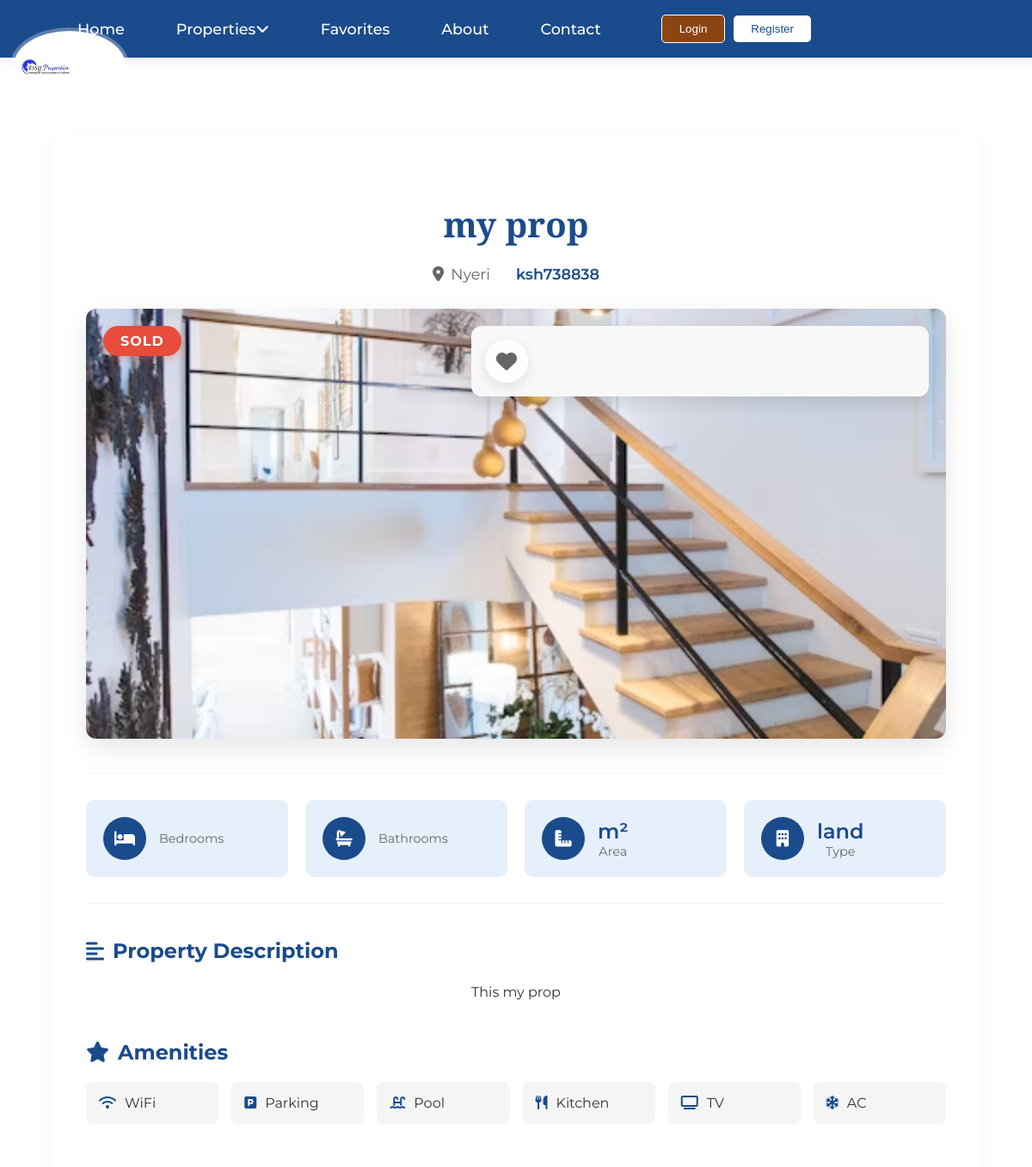
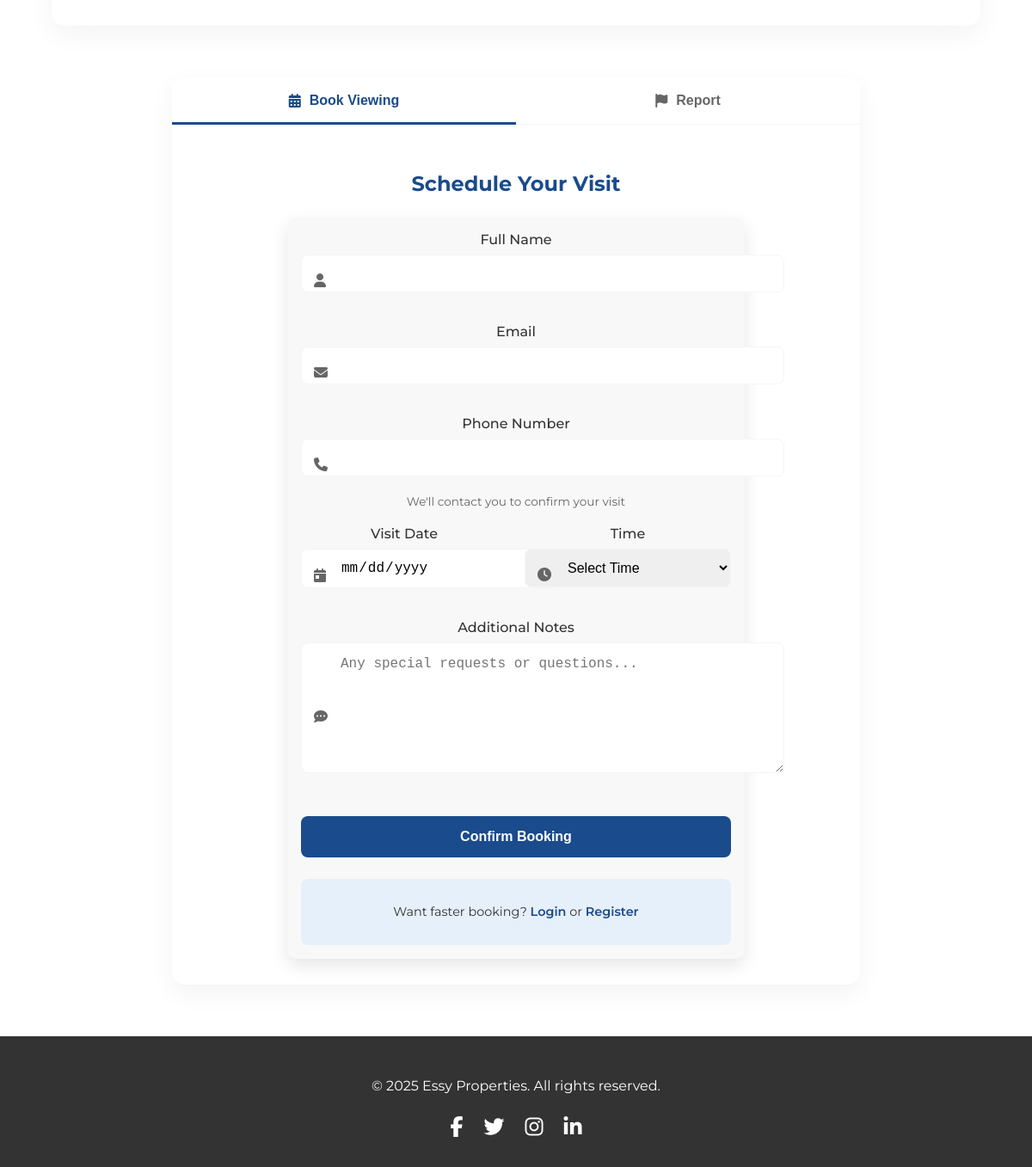
Screenshot of /properties/10/ with the database file from the repository (2 pictures, top to bottom).
### mainapp/models.py (models this page shows, shortened)
class Property(models.Model):
    PROPERTY_TYPES = (
        ('house', 'House'),
        ('apartment', 'Apartment'),
        ('commercial', 'Commercial'),
        ('land', 'Land'),
    )
    seller = models.ForeignKey(SellerProfile, on_delete=models.CASCADE, related_name='properties')
    title = models.CharField(max_length=200)
    description = models.TextField()
    property_type = models.CharField(max_length=50, choices=PROPERTY_TYPES)
    price = models.DecimalField(max_digits=12, decimal_places=2)
    location_address = models.CharField(max_length=255)
    latitude = models.DecimalField(max_digits=9, decimal_places=6, blank=True, null=True)
    longitude = models.DecimalField(max_digits=9, decimal_places=6, blank=True, null=True)
    image_main = models.ImageField(upload_to='mainapp/properties/')
    image_gallery_1 = models.ImageField(upload_to='mainapp/properties/', blank=True, null=True)
    image_gallery_2 = models.ImageField(upload_to='mainapp/properties/', blank=True, null=True)
    image_gallery_3 = models.ImageField(upload_to='mainapp/properties/', blank=True, null=True)
    amenities = models.TextField(blank=True, null=True)
    floor_plan = models.FileField(upload_to='mainapp/floorplans/', blank=True, null=True)
    is_available = models.BooleanField(default=True)
    view_count = models.PositiveIntegerField(default=0)
    created_at = models.DateTimeField(auto_now_add=True)
    updated_at = models.DateTimeField(auto_now=True)

### mainapp/views.py (the view)
# urls.py: path('properties/<int:pk>/', views.property_detail, name='property_detail'),
def property_detail(request, pk):
    property_obj = get_object_or_404(Property, pk=pk)
    property_obj.view_count += 1
    property_obj.save()
    return render(request, 'mainapp/property_detail.html', {'property': property_obj})

### mainapp/templates/mainapp/property_detail.html (shortened to what this page needs)
{% extends 'mainapp/base.html' %}
{% block content %}
<section class="property-section">
  <div class="property-container">
    <div class="property-header">
      <h1 class="property-title animate-fade-in">{{ property.title }}</h1>
      <div class="property-meta animate-fade-in" style="animation-delay: 0.2s;">
        <span class="location"><i class="fas fa-map-marker-alt"></i> {{ property.location_address }}</span>
        <span class="price">ksh{{ property.price|floatformat:"0" }}</span>
      </div>
    </div>
    <div class="property-gallery animate-slide-up" style="animation-delay: 0.3s;">
      <div class="main-image-container">
        <img src="{{ property.image_main.url }}" class="property-main-image" alt="{{ property.title }}" />
        <form id="favorite-form" method="post" action="{% url 'add_to_favorites' property.pk %}" class="favorite-form">
          <button type="button" id="favorite-button" class="favorite-button floating-btn">
            <i class="fas fa-heart" id="heart-icon"></i>
          </button>
        </form>
        {% if not property.is_available %}
          <div class="sold-badge pulse">SOLD</div>
        {% endif %}
      </div>
    </div>
    <div class="property-details-grid animate-slide-up" style="animation-delay: 0.4s;">
      <div class="detail-card">
        <div class="detail-icon"><i class="fas fa-bed"></i></div>
        <div class="detail-content">
          <span class="detail-label">Bedrooms</span>
        </div>
      </div>
      <div class="detail-card">
        <div class="detail-icon"><i class="fas fa-bath"></i></div>
        <div class="detail-content">
          <span class="detail-label">Bathrooms</span>
        </div>
      </div>
      <div class="detail-card">
        <div class="detail-icon"><i class="fas fa-ruler-combined"></i></div>
        <div class="detail-content">
          <span class="detail-value">{{ property.square_meters }}m²</span>
          <span class="detail-label">Area</span>
        </div>
      </div>
      <div class="detail-card">
        <div class="detail-icon"><i class="fas fa-building"></i></div>
        <div class="detail-content">
          <span class="detail-value">{{ property.property_type }}</span>
          <span class="detail-label">Type</span>
        </div>
      </div>
    </div>
    <div class="property-description animate-slide-up" style="animation-delay: 0.5s;">
      <h3 class="section-subtitle"><i class="fas fa-align-left"></i> Property Description</h3>
      <div class="description-content">
        <p>{{ property.description }}</p>
      </div>
    </div>
    <div class="amenities-section animate-slide-up" style="animation-delay: 0.6s;">
      <h3 class="section-subtitle"><i class="fas fa-star"></i> Amenities</h3>
      <div class="amenities-grid">
        <div class="amenity-item"><i class="fas fa-wifi"></i> WiFi</div>
        <div class="amenity-item"><i class="fas fa-parking"></i> Parking</div>
        <div class="amenity-item"><i class="fas fa-swimming-pool"></i> Pool</div>
        <div class="amenity-item"><i class="fas fa-utensils"></i> Kitchen</div>
        <div class="amenity-item"><i class="fas fa-tv"></i> TV</div>
        <div class="amenity-item"><i class="fas fa-snowflake"></i> AC</div>
      </div>
    </div>
  </div>
</section>
<section class="action-section animate-fade-in" style="animation-delay: 0.7s;">
  <div class="form-container">
    <div class="form-tabs">
      <button id="book-visit-btn" class="form-tab active">
        <i class="fas fa-calendar-alt"></i> Book Viewing
      </button>
      <button id="report-btn" class="form-tab">
        <i class="fas fa-flag"></i> Report
      </button>
    </div>
    <div id="book-visit-form" class="form-content active">
      <h3 class="form-title">Schedule Your Visit</h3>
      <form action="{% url 'book_site_visit' property.pk %}" method="post" class="booking-form">
        <div class="form-group">
          <label for="full_name">Full Name</label>
          <div class="input-with-icon">
            <i class="fas fa-user"></i>
            <input type="text" id="full_name" name="full_name"
                   value="{% if user.is_authenticated %}{{ user.get_full_name }}{% endif %}"
                   {% if user.is_authenticated %}readonly{% else %}required{% endif %}>
          </div>
        </div>
        <div class="form-group">
          <label for="email">Email</label>
          <div class="input-with-icon">
            <i class="fas fa-envelope"></i>
            <input type="email" id="email" name="email"
                   value="{% if user.is_authenticated %}{{ user.email }}{% endif %}"
                   {% if user.is_authenticated %}readonly{% else %}required{% endif %}>
          </div>
        </div>
        <div class="form-group">
          <label for="phone">Phone Number</label>
          <div class="input-with-icon">
            <i class="fas fa-phone"></i>
            <input type="tel" id="phone" name="phone" required
                   {% if user.profile.phone %}value="{{ user.profile.phone }}"{% endif %}>
          </div>
          <small class="form-text">We'll contact you to confirm your visit</small>
        </div>
        <div class="form-row">
          <div class="form-group">
            <label for="visit_date">Visit Date</label>
            <div class="input-with-icon">
              <i class="fas fa-calendar-day"></i>
              <input type="date" id="visit_date" name="visit_date" required>
            </div>
          </div>
          <div class="form-group">
            <label for="visit_time">Time</label>
            <div class="input-with-icon">
              <i class="fas fa-clock"></i>
              <select id="visit_time" name="visit_time" required>
                <option value="">Select Time</option>
              </select>
            </div>
          </div>
        </div>
        <div class="form-group">
          <label for="message">Additional Notes</label>
          <div class="input-with-icon">
            <i class="fas fa-comment-dots"></i>
            <textarea id="message" name="message" rows="3" placeholder="Any special requests or questions..."></textarea>
          </div>
        </div>
        <button type="submit" class="submit-button">
          <span class="button-text">Confirm Booking</span>
        </button>
        {% if not user.is_authenticated %}
        <div class="auth-notice">
          <p>Want faster booking? <a href="{% url 'login' %}?next={{ request.path }}">Login</a> or <a href="{% url 'register' %}">Register</a></p>
        </div>
        {% endif %}
      </form>
    </div>
  </div>
</section>
{% endblock %}

### static/mainapp/css/mobile.css (style rules this page uses)
img { max-width: 100%; height: auto; border-radius: 8px; }
body { margin: 0; font-family: Arial, sans-serif; background-color: #fff; color: #333; }
section { padding: 2rem 1rem; text-align: center; }
form { width: 100%; max-width: 500px; margin: 0 auto; padding: 1rem; background: #f8f8f8; border-radius: 12px; box-shadow: 0 8px 20px rgba(0, 0, 0, 0.1); }
input, textarea, select { width: 100%; padding: 0.8rem; margin-bottom: 1rem; border: 1px solid #ccc; border-radius: 8px; font-size: 1rem; }
button { background: #8B4513; color: white; border: none; padding: 0.8rem 1.5rem; border-radius: 8px; font-weight: bold; cursor: pointer; transition: background 0.3s ease; }

### rows the page displays
Property: title "my prop", location_address "Nyeri", price "738838", image_main (picture), property_type "land", description "This my prop"
